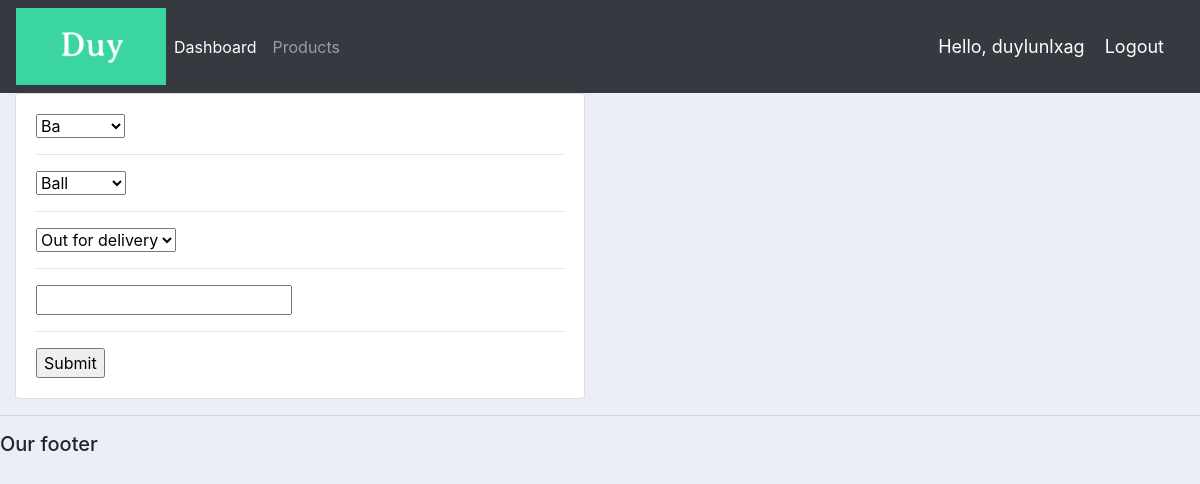
The page /update_order/4/ (signed in) on the database its author committed.
### accounts/models.py (models this page shows, shortened)
class Order(models.Model):
	STATUS = (
		('Pending', 'Pending'),
		('Out for delivery', 'Out for delivery'),
		('Delivered', 'Delivered'),
		)
	customer = models.ForeignKey(Customer, null=True, on_delete=models.SET_NULL)
	product = models.ForeignKey(Product, null=True, on_delete=models.SET_NULL)
	date_created = models.DateTimeField(auto_now_add=True, null=True)
	status = models.CharField(max_length=200, null=True, choices=STATUS)
	note = models.CharField(max_length=1000, null=True)

### accounts/views.py (the view)
# urls.py: path('update_order/<str:pk>/', views.updateOrder, name='update_order'),
@login_required(login_url='login')
def updateOrder(request, pk):
	order = Order.objects.get(id=pk)
	form = OrderForm(instance=order)
	if request.method == 'POST':
		form = OrderForm(request.POST, instance=order)
		if form.is_valid():
			form.save()
			return redirect('/')
	context = {'form':form}
	return render(request, 'accounts/order_form.html', context)

### accounts/forms.py
class OrderForm(ModelForm):
	class Meta:
		model = Order
		fields = '__all__'

### accounts/models.py (called while the page is built)
	def __str__(self):
		return self.name

	def __str__(self):
		return self.name

### accounts/templates/accounts/order_form.html (shortened to what this page needs)
{%  extends 'accounts/main.html' %}
{% load static %}
{% block content %}
<div class="row">
	<div class="col-md-6">
		<div class="card card-body">
			<form action="" method="POST">
				{% for field in form %}
					{{field}}
					<hr>
				{% endfor %}
				<input type="submit" name="Submit">
			</form>
		</div>
	</div>
</div>
{% endblock %}}

### accounts/templates/accounts/navbar.html (shortened to what this page needs)
{% load static %}
<nav class="navbar navbar-expand-lg navbar-dark bg-dark">
 <img src="{% static 'images/logo.png' %}">
  <div class="collapse navbar-collapse" id="navbarNav">
    <ul class="navbar-nav">
      <li class="nav-item active">
        <a class="nav-link" href="{% url 'home' %}">Dashboard</a>
      </li>
      <li class="nav-item">
        <a class="nav-link" href="{% url 'products' %}">Products</a>
      </li>
    </ul>
  </div>
  <span class="hello-msg">Hello, {{request.user}}</span>
  <span ><a  class="hello-msg" href="{% url 'logout' %}">Logout</a></span>
</nav>

### static/css/main.css (style rules this page uses)
body { background-color: #ebeff5; }

### accounts/templates/accounts/navbar.html (style rules this page uses)
.hello-msg { font-size: 18px; color: #fff; margin-right: 20px; }

### rows shown on the page
Order: form "Ba" "Ball" "Out for delivery"

### other values the page prints
{{ request.user }} "duylunlxag"
